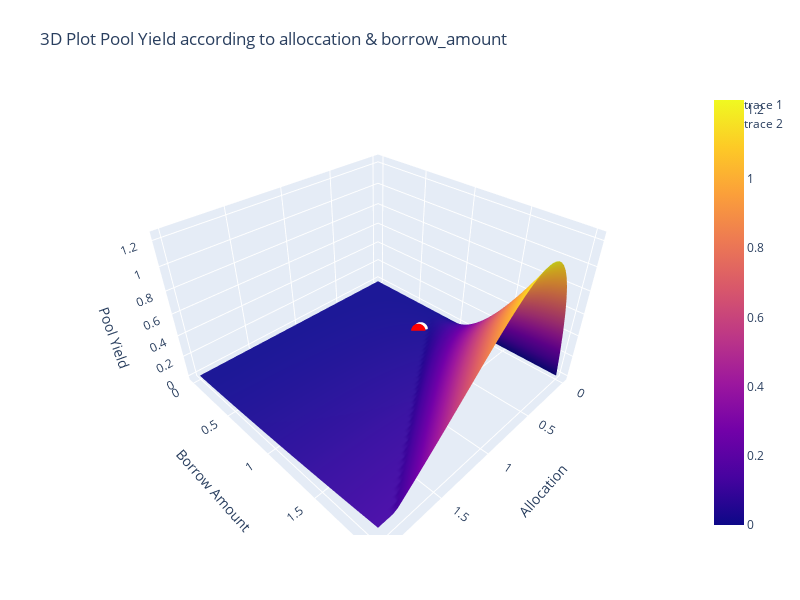

Here is the notebook cell this chart was saved with:
### Code cell
# Plotting yield according to borrow_amount & allocation
# Also display allocation point from sample allocations
import plotly.graph_objects as go
import numpy as np

import numpy as np
import matplotlib.pyplot as plt
from mpl_toolkits.mplot3d import Axes3D
from sturdy.utils.misc import supply_rate

def target(alloc, borrow_amount, pool):
    util_rate = borrow_amount / (pool["reserve_size"] + alloc)
    pool_yield = alloc * supply_rate(util_rate, pool)
    return pool_yield


target_pool = '8'
pools = {'0': {'pool_id': '0', 'base_rate': 0.02, 'base_slope': 0.036, 'kink_slope': 0.388, 'optimal_util_rate': 0.65, 'borrow_amount': 0.7, 'reserve_size': 1.0}, '1': {'pool_id': '1', 'base_rate': 0.02, 'base_slope': 0.09, 'kink_slope': 0.639, 'optimal_util_rate': 0.85, 'borrow_amount': 0.7, 'reserve_size': 1.0}, '2': {'pool_id': '2', 'base_rate': 0.04, 'base_slope': 0.061, 'kink_slope': 0.765, 'optimal_util_rate': 0.65, 'borrow_amount': 0.7, 'reserve_size': 1.0}, '3': {'pool_id': '3', 'base_rate': 0.02, 'base_slope': 0.059, 'kink_slope': 0.711, 'optimal_util_rate': 0.7, 'borrow_amount': 0.75, 'reserve_size': 1.0}, '4': {'pool_id': '4', 'base_rate': 0.03, 'base_slope': 0.093, 'kink_slope': 0.937, 'optimal_util_rate': 0.9, 'borrow_amount': 0.9, 'reserve_size': 1.0}, '5': {'pool_id': '5', 'base_rate': 0.01, 'base_slope': 0.099, 'kink_slope': 0.297, 'optimal_util_rate': 0.65, 'borrow_amount': 0.7, 'reserve_size': 1.0}, '6': {'pool_id': '6', 'base_rate': 0.02, 'base_slope': 0.039, 'kink_slope': 0.982, 'optimal_util_rate': 0.85, 'borrow_amount': 0.65, 'reserve_size': 1.0}, '7': {'pool_id': '7', 'base_rate': 0.01, 'base_slope': 0.028, 'kink_slope': 0.868, 'optimal_util_rate': 0.75, 'borrow_amount': 0.85, 'reserve_size': 1.0}, '8': {'pool_id': '8', 'base_rate': 0.04, 'base_slope': 0.054, 'kink_slope': 0.828, 'optimal_util_rate': 0.7, 'borrow_amount': 0.85, 'reserve_size': 1.0}, '9': {'pool_id': '9', 'base_rate': 0.03, 'base_slope': 0.033, 'kink_slope': 0.232, 'optimal_util_rate': 0.8, 'borrow_amount': 0.8, 'reserve_size': 1.0}}
# options = {'pool_id': '0', 'base_rate': 0.04, 'base_slope': 0.087, 'kink_slope': 0.922, 'optimal_util_rate': 0.75, 'borrow_amount': 0.7, 'reserve_size': 1.0}
options = pools[target_pool]
my_alloc = {'0': 0.0411, '1': 0.2705, '2': 0.2805, '3': 0.1969, '4': 0.3916, '5': 0.2522, '6': 0.0001, '7': 0.0614, '8': 0.3536, '9': 0.1515}
top_alloc = {'0': 0.10662337287158104, '1': 0.2533625774098979, '2': 0.23525900403185127, '3': 0.18401755315927146, '4': 0.36044025423796827, '5': 0.24496563561435203, '6': 0.05040238333764486, '7': 0.1222333211330441, '8': 0.3216033590983884, '9': 0.12109253910400115}
# Point of interest coordinates
x_highlight = my_alloc[target_pool]
y_highlight = pools[target_pool]['borrow_amount']
z_highlight = target(x_highlight, y_highlight, options)
x_top_highlight = top_alloc[target_pool]
y_top_highlight = pools[target_pool]['borrow_amount']
z_top_highlight = target(x_highlight, y_highlight, options)


# Setup the range for x and y
x_values = np.linspace(0, 2, 50)
y_values = np.linspace(0, 2, 50)

# Initialize the z values matrix
z_values = np.zeros((len(x_values), len(y_values)))

# Calculate z values using nested loops since the function accepts only scalar inputs
for i, x in enumerate(x_values):
    for j, y in enumerate(y_values):
        z_values[j, i] = target(x, y, options)
        if np.abs(x - 1.91836735) < 1e-5 and np.abs(y - 0.6122449) < 1e-5:
            print(target(x, y, options))

# Create a surface plot
fig = go.Figure(data=[go.Surface(z=z_values, x=x_values, y=y_values)])

# Add scatter plot on the same axes to highlight the specific point
fig.add_trace(go.Scatter3d(x=[x_highlight], y=[y_highlight], z=[z_highlight],
                           mode='markers', marker=dict(size=5, color='red')))
fig.add_trace(go.Scatter3d(x=[x_top_highlight], y=[y_top_highlight], z=[z_top_highlight],
                           mode='markers', marker=dict(size=5, color='white')))


# Update plot layout
fig.update_layout(title='3D Plot Pool Yield according to alloccation & borrow_amount', autosize=False,
                  width=800, height=600,
                  margin=dict(l=65, r=50, b=65, t=90),
                  scene=dict(
                    xaxis_title='Allocation',  # Label for the X axis
                    yaxis_title='Borrow Amount',  # Label for the Y axis
                    zaxis_title='Pool Yield'   # Label for the Z axis
    )
                  )

# Show plot
fig.show()

### Figure 1 — Plotly figure (JSON) as saved in the notebook; plotly's stock layout.template omitted (floating-point values rounded to 4 significant figures; data arrays with more than 128 entries replaced by an {"elided": "..."} marker saying what was removed)
{"data": [{"type": "surface", "x": [0, 0.04082, 0.08163, 0.1224, 0.1633, 0.2041, 0.2449, 0.2857, 0.3265, 0.3673, 0.4082, 0.449, 0.4898, 0.5306, 0.5714, 0.6122, 0.6531, 0.6939, 0.7347, 0.7755, 0.8163, 0.8571, 0.898, 0.9388, 0.9796, 1.02, 1.061, 1.102, 1.143, 1.184, 1.224, 1.265, 1.306, 1.347, 1.388, 1.429, 1.469, 1.51, 1.551, 1.592, 1.633, 1.673, 1.714, 1.755, 1.796, 1.837, 1.878, 1.918, 1.959, 2], "y": [0, 0.04082, 0.08163, 0.1224, 0.1633, 0.2041, 0.2449, 0.2857, 0.3265, 0.3673, 0.4082, 0.449, 0.4898, 0.5306, 0.5714, 0.6122, 0.6531, 0.6939, 0.7347, 0.7755, 0.8163, 0.8571, 0.898, 0.9388, 0.9796, 1.02, 1.061, 1.102, 1.143, 1.184, 1.224, 1.265, 1.306, 1.347, 1.388, 1.429, 1.469, 1.51, 1.551, 1.592, 1.633, 1.673, 1.714, 1.755, 1.796, 1.837, 1.878, 1.918, 1.959, 2], "z": {"elided": "50x50 float values"}}, {"marker": {"color": "red", "size": 5}, "mode": "markers", "type": "scatter3d", "x": [0.3536], "y": [0.85], "z": [0.01964]}, {"marker": {"color": "white", "size": 5}, "mode": "markers", "type": "scatter3d", "x": [0.3216], "y": [0.85], "z": [0.01964]}], "layout": {"autosize": false, "height": 600, "margin": {"b": 65, "l": 65, "r": 50, "t": 90}, "scene": {"xaxis": {"title": {"text": "Allocation"}}, "yaxis": {"title": {"text": "Borrow Amount"}}, "zaxis": {"title": {"text": "Pool Yield"}}}, "title": {"text": "3D Plot Pool Yield according to alloccation & borrow_amount"}, "width": 800}}
